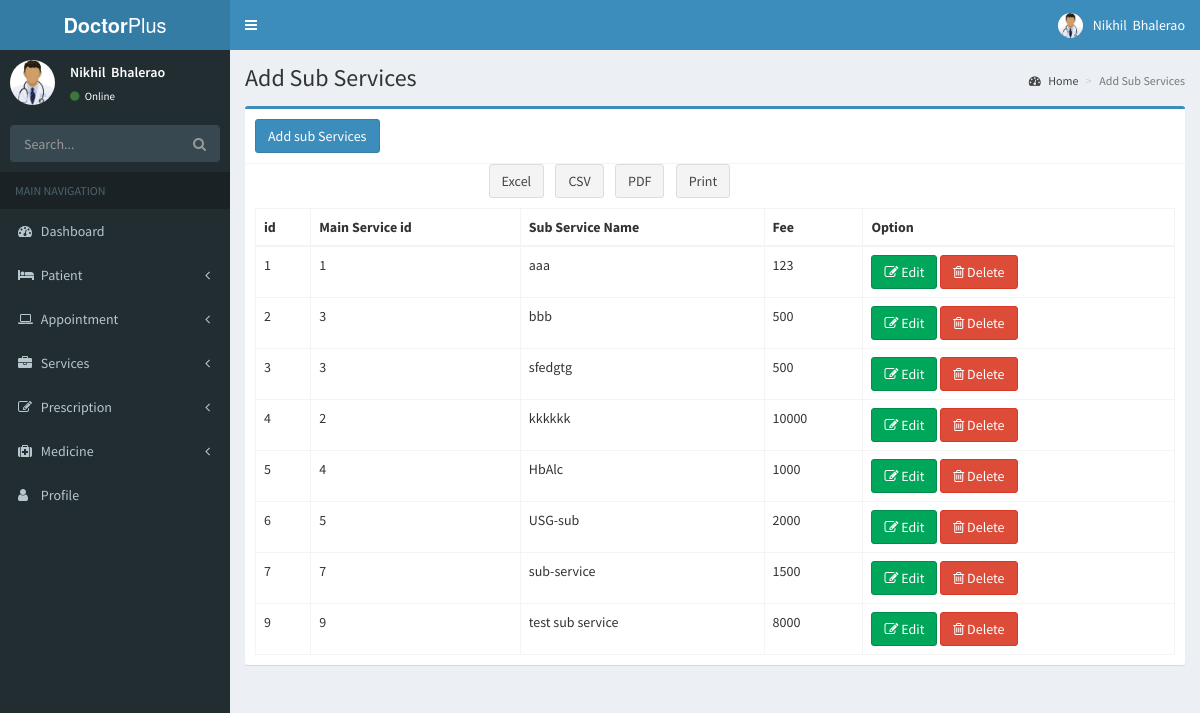
Page /dashboard/Services/services.php on the committed database.
### tables this page shows
CREATE TABLE IF NOT EXISTS `subservices` (
  `service_id` int(100) NOT NULL AUTO_INCREMENT,
  `sid` int(100) NOT NULL,
  `subservicename` varchar(100) NOT NULL,
  `Fee` int(100) NOT NULL,
  PRIMARY KEY (`service_id`)
);

### dashboard/Services/services.php (the view, shortened to what this page needs)
<?php include"../Include/header.php";?>
<?php include"../Include/sidebar.php";?>
<?php
include("../inc/connect.php") ;
$query=mysqli_query($db_connect, "SELECT * FROM subservices")or die (mysql_error());
$row1=mysql_fetch_all($query);
function mysql_fetch_all($query) {
    $all = array();
    while ($all[] = mysqli_fetch_assoc($query)) {$temp=$all;}
    return $temp;
}
?>
<div class="content-wrapper">
    <section class="content-header">
      <h1>
        Add Sub Services
      </h1>
      <ol class="breadcrumb">
        <li><a href="#"><i class="fa fa-dashboard"></i> Home</a></li>
        <li class="active">Add Sub Services</li>
      </ol>
    </section>
     <section class="content">
      <div class="row">
      	<div class="col-xs-12">
        <div class="box box-primary">
            <div class="box-header with-border">
            	<a href="sub_services.php">
            	<button type="submit" name="submit" class="btn btn-primary">Add sub Services</button></a><br>
            </div>
<td>
<a href="./excelsubscervice.php"> <button type="button" class="btn btn-default">Excel</button></a>
</td>&nbsp;&nbsp;
<td>
<a href="csvsubservice.php"><button type="button" class="btn btn-default">CSV</button></a>
</td>&nbsp;&nbsp;
<td>
<a href="./PDF/subservice_pdf.php"><button type="button" class="btn btn-default">PDF</button></a>
 </td>&nbsp;&nbsp;
<td>
    <td>
<button type="button" onclick="window.print();" class="btn btn-default">Print</button>
                  </td>
            <div class="box-body">
<table id="example1" class="table table-bordered table-hover">
<thead>
 <tr>
<th>id</th>
<th>Main Service id</th>
  <th>Sub Service Name</th>
  <th>Fee</th>
  <th>Option</th>
</tr>
</thead>
<tbody>
	<?php
     foreach ($row1 as $row)
      {
?> <tr>
<td><?php echo $row['service_id'];?></td>
<td><?php echo $row['sid'];?></td>
<td><?php echo $row['subservicename'];?></td>
<td><?php echo $row['Fee'];?></td>
<td><a href="editsubservices.php?id=<?php echo $row['service_id'];?>"><span class="btn btn-success bg-green"><i class="fa fa-edit"></i> Edit </span></a>
<a href="subdelete.php?id=<?php echo $row['service_id'];?>"><span class="btn btn-danger"><i class="fa fa-trash-o"></i> Delete </span></a></td>
</tr>
<?php } ?>
</tbody>
</table>
</div>
</div>
</div>
</div>
</section>
    </div>
<?php include "../Include/footer.php";?>

### dashboard/Include/header.php (shortened to what this page needs)
<?php include"../inc/connect.php";
 ?>
 <!DOCTYPE html>
<html>
<head>
  <link rel="stylesheet" href="../bower_components/bootstrap/dist/css/bootstrap.min.css">
  <link rel="stylesheet" href="../bower_components/font-awesome/css/font-awesome.min.css">
  <link rel="stylesheet" href="../bower_components/Ionicons/css/ionicons.min.css">
  <link rel="stylesheet" href="../bower_components/select2/dist/css/select2.min.css">
  <link rel="stylesheet" href="../dist/css/AdminLTE.min.css">
  <link rel="stylesheet" href="../dist/css/skins/_all-skins.min.css">
  <link rel="stylesheet" href="../bower_components/morris.js/morris.css">
  <link rel="stylesheet" href="../bower_components/jvectormap/jquery-jvectormap.css">
  <link rel="stylesheet" href="../bower_components/bootstrap-datepicker/dist/css/bootstrap-datepicker.min.css">
  <link rel="stylesheet" href="../bower_components/bootstrap-daterangepicker/daterangepicker.css">
  <link rel="stylesheet" href="../plugins/bootstrap-wysihtml5/bootstrap3-wysihtml5.min.css">
  <link rel="stylesheet" href="../bower_components/fullcalendar/dist/fullcalendar.min.css">
  <link rel="stylesheet" href="../bower_components/fullcalendar/dist/fullcalendar.print.min.css" media="print">
  <link rel="stylesheet" href="../bower_components/datatables.net-bs/css/dataTables.bootstrap.min.css">
  </head>
<body class="hold-transition skin-blue sidebar-mini">
<div class="wrapper">
  <header class="main-header">
    <a href="index.php" class="logo">
      <span class="logo-lg"><b>Doctor</b>Plus</span>
    </a>
    <nav class="navbar navbar-static-top">
      <a href="#" class="sidebar-toggle" data-toggle="push-menu" role="button">
      </a>
      <div class="navbar-custom-menu">
        <ul class="nav navbar-nav">
        <li class="dropdown user user-menu">
         <a href="#" class="dropdown-toggle" data-toggle="dropdown">
          <?php
$sql="SELECT * FROM login";
    $write =mysqli_query($db_connect, $sql) or die(mysql_error($db_connect));
     $row2=mysqli_fetch_array($write)or die (mysql_error($db_connect));
?>
              <img src="../../dashboard/Upload/Adminprofile/<?php echo $row2['profile'];?>" class="user-image" alt="User Image">
              <span class="hidden-xs"><?php echo $row2['fname'];?>&nbsp;
           <?php echo $row2['lname'];?></span>
            </a>
          </li>
        </ul>
      </div>
    </nav>
  </header>

### dashboard/Include/sidebar.php (shortened to what this page needs)
  <aside class="main-sidebar">
    <section class="sidebar">
      <div class="user-panel">
        <div class="pull-left image">
           <?php
$sql="SELECT * FROM login";
    $write =mysqli_query($db_connect, $sql) or die(mysql_error($db_connect));
     $row2=mysqli_fetch_array($write)or die (mysql_error($db_connect));
     ?>
          <img src="../../dashboard/Upload/Adminprofile/<?php echo $row2['profile'];?>" class="img-circle" alt="User Image">
        </div>
        <div class="pull-left info">
          <p><?php echo $row2['fname'];?>&nbsp;
           <?php echo $row2['lname'];?></p>
          <a href="#"><i class="fa fa-circle text-success"></i> Online</a>
        </div>
      </div>
      <form action="#" method="get" class="sidebar-form">
        <div class="input-group">
          <input type="text" name="q" class="form-control" placeholder="Search...">
          <span class="input-group-btn">
                <button type="submit" name="search" id="search-btn" class="btn btn-flat"><i class="fa fa-search"></i>
                </button>
              </span>
        </div>
      </form>
      <ul class="sidebar-menu" data-widget="tree">
        <li class="header">MAIN NAVIGATION</li>
        <li>
          <a href=".././Index/index.php">
            <i class="fa fa-dashboard"></i> <span>Dashboard</span>
         </a>
        </li>
       <li class="treeview">
          <a href="#">
            <i class="fa fa-bed"></i> <span>Patient</span>
            <span class="pull-right-container">
              <i class="fa fa-angle-left pull-right"></i>
            </span>
          </a>
        </li>
        <li class="treeview">
          <a href="#">
            <i class="fa fa-laptop"></i> <span>Appointment</span>
            <span class="pull-right-container">
              <i class="fa fa-angle-left pull-right"></i>
            </span>
          </a>
        </li>
         <li class="treeview">
          <a href="#">
            <i class="fa fa-briefcase"></i> <span>Services</span>
            <span class="pull-right-container">
              <i class="fa fa-angle-left pull-right"></i>
            </span>
          </a>
        </li>
        <li class="treeview">
          <a href="#">
            <i class="fa fa-edit"></i> <span>Prescription</span>
            <span class="pull-right-container">
              <i class="fa fa-angle-left pull-right"></i>
            </span>
          </a>
        </li>
         <li class="treeview">
          <a href="#">
            <i class="fa fa-medkit"></i> <span>Medicine</span>
            <span class="pull-right-container">
              <i class="fa fa-angle-left pull-right"></i>
            </span>
          </a>
        </li>
           <li>
          <a href="../Admin/index.php">
            <i class="fa fa-user"></i> <span>Profile</span>
         </a>
        </li>
        </ul>
    </section>
  </aside>

### rows in the picture
subservices: service_id "1", sid "1", subservicename "aaa", Fee "123"
subservices: service_id "2", sid "3", subservicename "bbb", Fee "500"
subservices: service_id "3", sid "3", subservicename "sfedgtg", Fee "500"
subservices: service_id "4", sid "2", subservicename "kkkkkk", Fee "10000"
subservices: service_id "5", sid "4", subservicename "HbAlc", Fee "1000"
subservices: service_id "6", sid "5", subservicename "USG-sub", Fee "2000"
subservices: service_id "7", sid "7", subservicename "sub-service", Fee "1500"
subservices: service_id "9", sid "9", subservicename "test sub service", Fee "8000"

### other values in the picture
$row2['fname'] "Nikhil"
$row2['lname'] "Bhalerao"
